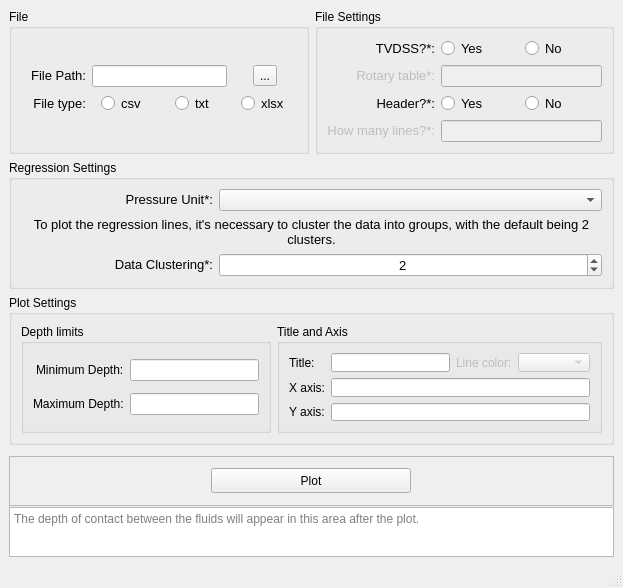
<?xml version="1.0" encoding="UTF-8"?>
<ui version="4.0">
 <class>plotTendenciaWindow</class>
 <widget class="QMainWindow" name="plotTendenciaWindow">
  <property name="geometry">
   <rect>
    <x>0</x>
    <y>0</y>
    <width>623</width>
    <height>588</height>
   </rect>
  </property>
  <property name="windowTitle">
   <string>Fluid Contact Determination</string>
  </property>
  <property name="windowIcon">
   <iconset>
    <normaloff>../../../../Documents/GitHub/Kraken/src/icon.ico</normaloff>../../../../Documents/GitHub/Kraken/src/icon.ico</iconset>
  </property>
  <widget class="QWidget" name="centralwidget">
   <layout class="QGridLayout" name="gridLayout">
    <item row="4" column="0" colspan="2">
     <widget class="QTextBrowser" name="outputAfterPlotted">
      <property name="maximumSize">
       <size>
        <width>16777215</width>
        <height>50</height>
       </size>
      </property>
      <property name="statusTip">
       <string>The depth of contact between the fluids will appear in this area after the plot.</string>
      </property>
      <property name="whatsThis">
       <string/>
      </property>
      <property name="html">
       <string>&lt;!DOCTYPE HTML PUBLIC &quot;-//W3C//DTD HTML 4.0//EN&quot; &quot;http://www.w3.org/TR/REC-html40/strict.dtd&quot;&gt;
&lt;html&gt;&lt;head&gt;&lt;meta name=&quot;qrichtext&quot; content=&quot;1&quot; /&gt;&lt;style type=&quot;text/css&quot;&gt;
p, li { white-space: pre-wrap; }
&lt;/style&gt;&lt;/head&gt;&lt;body style=&quot; font-family:'MS Shell Dlg 2'; font-size:8.25pt; font-weight:400; font-style:normal;&quot;&gt;
&lt;p align=&quot;center&quot; style=&quot;-qt-paragraph-type:empty; margin-top:0px; margin-bottom:0px; margin-left:0px; margin-right:0px; -qt-block-indent:0; text-indent:0px;&quot;&gt;&lt;br /&gt;&lt;/p&gt;&lt;/body&gt;&lt;/html&gt;</string>
      </property>
      <property name="placeholderText">
       <string>The depth of contact between the fluids will appear in this area after the plot.</string>
      </property>
     </widget>
    </item>
    <item row="1" column="0" colspan="2">
     <widget class="QGroupBox" name="groupBox_2">
      <property name="title">
       <string>Regression Settings</string>
      </property>
      <layout class="QHBoxLayout" name="horizontalLayout_7">
       <item>
        <layout class="QGridLayout" name="gridLayout_3">
         <item row="0" column="0">
          <widget class="QLabel" name="label_4">
           <property name="mouseTracking">
            <bool>true</bool>
           </property>
           <property name="styleSheet">
            <string notr="true">QLabel {
	border: None
}</string>
           </property>
           <property name="text">
            <string>&lt;html&gt;&lt;head/&gt;&lt;body&gt;&lt;p align=&quot;right&quot;&gt;&lt;span style=&quot; font-size:10pt;&quot;&gt;Pressure Unit*:&lt;/span&gt;&lt;/p&gt;&lt;/body&gt;&lt;/html&gt;</string>
           </property>
          </widget>
         </item>
         <item row="0" column="1" colspan="2">
          <widget class="QComboBox" name="inputPressureUnit">
           <property name="toolTip">
            <string>A unidade de pressão dos dados carregados.</string>
           </property>
          </widget>
         </item>
         <item row="2" column="0">
          <widget class="QLabel" name="label_5">
           <property name="mouseTracking">
            <bool>true</bool>
           </property>
           <property name="styleSheet">
            <string notr="true">QLabel {
	border: None
}</string>
           </property>
           <property name="text">
            <string>&lt;html&gt;&lt;head/&gt;&lt;body&gt;&lt;p align=&quot;right&quot;&gt;&lt;span style=&quot; font-size:10pt;&quot;&gt;Data Clustering*:&lt;/span&gt;&lt;/p&gt;&lt;/body&gt;&lt;/html&gt;</string>
           </property>
          </widget>
         </item>
         <item row="2" column="1" colspan="2">
          <widget class="QSpinBox" name="agrupamentoSpinBox">
           <property name="font">
            <font>
             <pointsize>10</pointsize>
            </font>
           </property>
           <property name="toolTip">
            <string>Agrupamentos (Cluster) dos dados.</string>
           </property>
           <property name="alignment">
            <set>Qt::AlignCenter</set>
           </property>
           <property name="prefix">
            <string/>
           </property>
           <property name="maximum">
            <number>5</number>
           </property>
           <property name="value">
            <number>2</number>
           </property>
          </widget>
         </item>
         <item row="1" column="0" colspan="3">
          <widget class="QLabel" name="label_6">
           <property name="maximumSize">
            <size>
             <width>16777215</width>
             <height>40</height>
            </size>
           </property>
           <property name="mouseTracking">
            <bool>true</bool>
           </property>
           <property name="styleSheet">
            <string notr="true">QLabel {
	border: None
}</string>
           </property>
           <property name="text">
            <string>&lt;html&gt;&lt;head/&gt;&lt;body&gt;&lt;p align=&quot;center&quot;&gt;&lt;span style=&quot; font-size:10pt;&quot;&gt;To plot the regression lines, it's necessary to cluster the data into groups, with the default being 2 clusters.&lt;/span&gt;&lt;/p&gt;&lt;/body&gt;&lt;/html&gt;</string>
           </property>
           <property name="wordWrap">
            <bool>true</bool>
           </property>
          </widget>
         </item>
        </layout>
       </item>
      </layout>
     </widget>
    </item>
    <item row="2" column="0" colspan="2">
     <widget class="QGroupBox" name="groupBox_5">
      <property name="title">
       <string>Plot Settings</string>
      </property>
      <layout class="QHBoxLayout" name="horizontalLayout_4">
       <item>
        <layout class="QHBoxLayout" name="horizontalLayout_2">
         <item>
          <widget class="QGroupBox" name="groupBox_8">
           <property name="maximumSize">
            <size>
             <width>250</width>
             <height>16777215</height>
            </size>
           </property>
           <property name="title">
            <string>Depth limits</string>
           </property>
           <layout class="QHBoxLayout" name="horizontalLayout_6">
            <item>
             <layout class="QGridLayout" name="gridLayout_6">
              <item row="0" column="0" alignment="Qt::AlignRight">
               <widget class="QLabel" name="label_11">
                <property name="font">
                 <font>
                  <pointsize>9</pointsize>
                 </font>
                </property>
                <property name="text">
                 <string>Minimum Depth:</string>
                </property>
               </widget>
              </item>
              <item row="0" column="1">
               <widget class="QLineEdit" name="inputProfMin"/>
              </item>
              <item row="1" column="0" alignment="Qt::AlignRight">
               <widget class="QLabel" name="label_13">
                <property name="font">
                 <font>
                  <pointsize>9</pointsize>
                 </font>
                </property>
                <property name="text">
                 <string>&lt;html&gt;&lt;head/&gt;&lt;body&gt;&lt;p&gt;Maximum Depth:&lt;/p&gt;&lt;/body&gt;&lt;/html&gt;</string>
                </property>
               </widget>
              </item>
              <item row="1" column="1">
               <widget class="QLineEdit" name="inputProfMax"/>
              </item>
             </layout>
            </item>
           </layout>
          </widget>
         </item>
         <item>
          <widget class="QGroupBox" name="groupBox_9">
           <property name="title">
            <string>Title and Axis</string>
           </property>
           <layout class="QHBoxLayout" name="horizontalLayout_5">
            <item>
             <layout class="QGridLayout" name="gridLayout_7">
              <item row="0" column="2">
               <widget class="QLabel" name="label_14">
                <property name="enabled">
                 <bool>false</bool>
                </property>
                <property name="font">
                 <font>
                  <pointsize>9</pointsize>
                 </font>
                </property>
                <property name="text">
                 <string>Line color:</string>
                </property>
               </widget>
              </item>
              <item row="2" column="0">
               <widget class="QLabel" name="label_15">
                <property name="font">
                 <font>
                  <pointsize>9</pointsize>
                 </font>
                </property>
                <property name="text">
                 <string>Y axis:</string>
                </property>
               </widget>
              </item>
              <item row="2" column="1" colspan="4">
               <widget class="QLineEdit" name="inputPlotYAxis"/>
              </item>
              <item row="0" column="0">
               <widget class="QLabel" name="label_16">
                <property name="font">
                 <font>
                  <pointsize>9</pointsize>
                 </font>
                </property>
                <property name="text">
                 <string>Title:</string>
                </property>
               </widget>
              </item>
              <item row="1" column="1" colspan="4">
               <widget class="QLineEdit" name="inputPlotXAxis"/>
              </item>
              <item row="0" column="1">
               <widget class="QLineEdit" name="inputPlotTitle">
                <property name="maximumSize">
                 <size>
                  <width>150</width>
                  <height>16777215</height>
                 </size>
                </property>
               </widget>
              </item>
              <item row="1" column="0">
               <widget class="QLabel" name="label_17">
                <property name="font">
                 <font>
                  <pointsize>9</pointsize>
                 </font>
                </property>
                <property name="text">
                 <string>X axis:</string>
                </property>
               </widget>
              </item>
              <item row="0" column="3" colspan="2">
               <widget class="QComboBox" name="lineColorComboBox">
                <property name="enabled">
                 <bool>false</bool>
                </property>
               </widget>
              </item>
             </layout>
            </item>
           </layout>
          </widget>
         </item>
        </layout>
       </item>
      </layout>
     </widget>
    </item>
    <item row="0" column="1">
     <widget class="QGroupBox" name="cotaRadioBtnGroupBox">
      <property name="title">
       <string>File Settings</string>
      </property>
      <layout class="QVBoxLayout" name="verticalLayout_2">
       <item>
        <layout class="QGridLayout" name="gridLayout_8">
         <item row="0" column="0">
          <widget class="QLabel" name="label_18">
           <property name="font">
            <font>
             <pointsize>10</pointsize>
            </font>
           </property>
           <property name="mouseTracking">
            <bool>true</bool>
           </property>
           <property name="statusTip">
            <string>Profundidade em cota é igual a mesa rotativa menos a profundidade medida.</string>
           </property>
           <property name="styleSheet">
            <string notr="true">QLabel {
	border: None
}</string>
           </property>
           <property name="text">
            <string>&lt;html&gt;&lt;head/&gt;&lt;body&gt;&lt;p align=&quot;right&quot;&gt;TVDSS?*:&lt;/p&gt;&lt;/body&gt;&lt;/html&gt;</string>
           </property>
          </widget>
         </item>
         <item row="0" column="1">
          <widget class="QRadioButton" name="cotaProfSim">
           <property name="font">
            <font>
             <pointsize>10</pointsize>
            </font>
           </property>
           <property name="text">
            <string>Yes</string>
           </property>
           <attribute name="buttonGroup">
            <string notr="true">cotaButtonGroup</string>
           </attribute>
          </widget>
         </item>
         <item row="1" column="1" colspan="2">
          <widget class="QLineEdit" name="inputMesaRotativa">
           <property name="enabled">
            <bool>false</bool>
           </property>
          </widget>
         </item>
         <item row="1" column="0">
          <widget class="QLabel" name="labelMesaRotativa">
           <property name="enabled">
            <bool>false</bool>
           </property>
           <property name="font">
            <font>
             <pointsize>10</pointsize>
            </font>
           </property>
           <property name="mouseTracking">
            <bool>true</bool>
           </property>
           <property name="statusTip">
            <string>Mesa rotativa é a altura da plataforma até a superfície do mar/superfície terrestre.</string>
           </property>
           <property name="styleSheet">
            <string notr="true">QLabel {
	border: None
}</string>
           </property>
           <property name="text">
            <string>&lt;html&gt;&lt;head/&gt;&lt;body&gt;&lt;p align=&quot;right&quot;&gt;Rotary table*:&lt;/p&gt;&lt;/body&gt;&lt;/html&gt;</string>
           </property>
          </widget>
         </item>
         <item row="2" column="0">
          <widget class="QLabel" name="label_19">
           <property name="font">
            <font>
             <pointsize>10</pointsize>
            </font>
           </property>
           <property name="mouseTracking">
            <bool>true</bool>
           </property>
           <property name="statusTip">
            <string>Se o arquivo possui cabeçalho. Comum em arquivos las e csv.</string>
           </property>
           <property name="styleSheet">
            <string notr="true">QLabel {
	border: None
}</string>
           </property>
           <property name="text">
            <string>&lt;html&gt;&lt;head/&gt;&lt;body&gt;&lt;p align=&quot;right&quot;&gt;Header?*:&lt;/p&gt;&lt;/body&gt;&lt;/html&gt;</string>
           </property>
          </widget>
         </item>
         <item row="2" column="2">
          <widget class="QRadioButton" name="headerNao">
           <property name="font">
            <font>
             <pointsize>10</pointsize>
            </font>
           </property>
           <property name="text">
            <string>No</string>
           </property>
           <attribute name="buttonGroup">
            <string notr="true">headerButtonGroup</string>
           </attribute>
          </widget>
         </item>
         <item row="3" column="0">
          <widget class="QLabel" name="labelHeaderLines">
           <property name="enabled">
            <bool>false</bool>
           </property>
           <property name="font">
            <font>
             <pointsize>10</pointsize>
            </font>
           </property>
           <property name="mouseTracking">
            <bool>true</bool>
           </property>
           <property name="statusTip">
            <string>Se houver cabeçalho, quantas linhas pular?</string>
           </property>
           <property name="styleSheet">
            <string notr="true">QLabel {
	border: None
}</string>
           </property>
           <property name="text">
            <string>&lt;html&gt;&lt;head/&gt;&lt;body&gt;&lt;p align=&quot;right&quot;&gt;How many lines?*:&lt;/p&gt;&lt;/body&gt;&lt;/html&gt;</string>
           </property>
          </widget>
         </item>
         <item row="2" column="1">
          <widget class="QRadioButton" name="headerSim">
           <property name="font">
            <font>
             <pointsize>10</pointsize>
            </font>
           </property>
           <property name="text">
            <string>Yes</string>
           </property>
           <attribute name="buttonGroup">
            <string notr="true">headerButtonGroup</string>
           </attribute>
          </widget>
         </item>
         <item row="3" column="1" colspan="2">
          <widget class="QLineEdit" name="inputHeaderLines">
           <property name="enabled">
            <bool>false</bool>
           </property>
          </widget>
         </item>
         <item row="0" column="2">
          <widget class="QRadioButton" name="cotaProfNao">
           <property name="font">
            <font>
             <pointsize>10</pointsize>
            </font>
           </property>
           <property name="text">
            <string>No</string>
           </property>
           <attribute name="buttonGroup">
            <string notr="true">cotaButtonGroup</string>
           </attribute>
          </widget>
         </item>
        </layout>
       </item>
      </layout>
     </widget>
    </item>
    <item row="0" column="0">
     <widget class="QGroupBox" name="selectFileGroupBox">
      <property name="title">
       <string>File</string>
      </property>
      <property name="flat">
       <bool>false</bool>
      </property>
      <property name="checkable">
       <bool>false</bool>
      </property>
      <layout class="QVBoxLayout" name="verticalLayout">
       <item>
        <layout class="QGridLayout" name="gridLayout_2">
         <item row="1" column="0">
          <widget class="QLabel" name="label_3">
           <property name="font">
            <font>
             <pointsize>10</pointsize>
            </font>
           </property>
           <property name="mouseTracking">
            <bool>true</bool>
           </property>
           <property name="styleSheet">
            <string notr="true">QLabel {
	border: None
}</string>
           </property>
           <property name="text">
            <string>&lt;html&gt;&lt;head/&gt;&lt;body&gt;&lt;p align=&quot;right&quot;&gt;File type:&lt;/p&gt;&lt;/body&gt;&lt;/html&gt;</string>
           </property>
          </widget>
         </item>
         <item row="1" column="1" alignment="Qt::AlignHCenter">
          <widget class="QRadioButton" name="csvRadioButton">
           <property name="font">
            <font>
             <pointsize>10</pointsize>
            </font>
           </property>
           <property name="toolTip">
            <string>&lt;html&gt;&lt;head/&gt;&lt;body&gt;&lt;p&gt;Arquivos &lt;span style=&quot; font-weight:700;&quot;&gt;C&lt;/span&gt;omma &lt;span style=&quot; font-weight:700;&quot;&gt;S&lt;/span&gt;eparated &lt;span style=&quot; font-weight:700;&quot;&gt;V&lt;/span&gt;alues (valores separados por vírgula) são arquivos comumente utilizados para armazenamento de dados.&lt;/p&gt;&lt;/body&gt;&lt;/html&gt;</string>
           </property>
           <property name="text">
            <string>csv</string>
           </property>
           <attribute name="buttonGroup">
            <string notr="true">fileButtonGroup</string>
           </attribute>
          </widget>
         </item>
         <item row="0" column="0">
          <widget class="QLabel" name="label_2">
           <property name="mouseTracking">
            <bool>true</bool>
           </property>
           <property name="styleSheet">
            <string notr="true">QLabel {
	border: None
}</string>
           </property>
           <property name="text">
            <string>&lt;html&gt;&lt;head/&gt;&lt;body&gt;&lt;p align=&quot;right&quot;&gt;&lt;span style=&quot; font-size:10pt;&quot;&gt;File Path:&lt;/span&gt;&lt;/p&gt;&lt;/body&gt;&lt;/html&gt;</string>
           </property>
          </widget>
         </item>
         <item row="1" column="3" alignment="Qt::AlignHCenter">
          <widget class="QRadioButton" name="xlsxRadioButton">
           <property name="enabled">
            <bool>true</bool>
           </property>
           <property name="font">
            <font>
             <pointsize>10</pointsize>
            </font>
           </property>
           <property name="toolTip">
            <string>&lt;html&gt;&lt;head/&gt;&lt;body&gt;&lt;p&gt;Um arquivo .xlsx é uma planilha eletrônica, como no Excel.&lt;/p&gt;&lt;/body&gt;&lt;/html&gt;</string>
           </property>
           <property name="text">
            <string>xlsx</string>
           </property>
           <attribute name="buttonGroup">
            <string notr="true">fileButtonGroup</string>
           </attribute>
          </widget>
         </item>
         <item row="1" column="2" alignment="Qt::AlignHCenter">
          <widget class="QRadioButton" name="txtRadioButton">
           <property name="font">
            <font>
             <pointsize>10</pointsize>
            </font>
           </property>
           <property name="toolTip">
            <string>&lt;html&gt;&lt;head/&gt;&lt;body&gt;&lt;p&gt;Arquivos de texto no geral. Lembre-se que nesse caso, os valores devem ser separados por tabulação (tab)&lt;/p&gt;&lt;/body&gt;&lt;/html&gt;</string>
           </property>
           <property name="text">
            <string>txt</string>
           </property>
           <attribute name="buttonGroup">
            <string notr="true">fileButtonGroup</string>
           </attribute>
          </widget>
         </item>
         <item row="0" column="1" colspan="2">
          <widget class="QLineEdit" name="fileLineEdit"/>
         </item>
         <item row="0" column="3" alignment="Qt::AlignHCenter">
          <widget class="QToolButton" name="filepathButton">
           <property name="text">
            <string>...</string>
           </property>
          </widget>
         </item>
        </layout>
       </item>
      </layout>
     </widget>
    </item>
    <item row="3" column="0" colspan="2">
     <widget class="QFrame" name="frame_4">
      <property name="minimumSize">
       <size>
        <width>100</width>
        <height>50</height>
       </size>
      </property>
      <property name="maximumSize">
       <size>
        <width>16777215</width>
        <height>40</height>
       </size>
      </property>
      <property name="frameShape">
       <enum>QFrame::StyledPanel</enum>
      </property>
      <property name="frameShadow">
       <enum>QFrame::Raised</enum>
      </property>
      <layout class="QHBoxLayout" name="horizontalLayout">
       <item>
        <widget class="QPushButton" name="tendenciaPlotBtn">
         <property name="sizePolicy">
          <sizepolicy hsizetype="Expanding" vsizetype="Fixed">
           <horstretch>0</horstretch>
           <verstretch>0</verstretch>
          </sizepolicy>
         </property>
         <property name="minimumSize">
          <size>
           <width>200</width>
           <height>25</height>
          </size>
         </property>
         <property name="maximumSize">
          <size>
           <width>200</width>
           <height>16777215</height>
          </size>
         </property>
         <property name="text">
          <string>Plot</string>
         </property>
        </widget>
       </item>
      </layout>
     </widget>
    </item>
   </layout>
  </widget>
  <widget class="QMenuBar" name="menubar">
   <property name="geometry">
    <rect>
     <x>0</x>
     <y>0</y>
     <width>623</width>
     <height>21</height>
    </rect>
   </property>
  </widget>
  <widget class="QStatusBar" name="statusbar"/>
 </widget>
 <tabstops>
  <tabstop>csvRadioButton</tabstop>
  <tabstop>txtRadioButton</tabstop>
  <tabstop>xlsxRadioButton</tabstop>
  <tabstop>cotaProfSim</tabstop>
  <tabstop>cotaProfNao</tabstop>
  <tabstop>inputMesaRotativa</tabstop>
  <tabstop>headerSim</tabstop>
  <tabstop>headerNao</tabstop>
  <tabstop>inputHeaderLines</tabstop>
  <tabstop>inputPressureUnit</tabstop>
  <tabstop>agrupamentoSpinBox</tabstop>
  <tabstop>inputProfMin</tabstop>
  <tabstop>inputProfMax</tabstop>
  <tabstop>inputPlotTitle</tabstop>
  <tabstop>inputPlotXAxis</tabstop>
  <tabstop>inputPlotYAxis</tabstop>
  <tabstop>lineColorComboBox</tabstop>
  <tabstop>tendenciaPlotBtn</tabstop>
  <tabstop>outputAfterPlotted</tabstop>
 </tabstops>
 <resources>
  <include location="../../main.qrc"/>
 </resources>
 <connections/>
 <buttongroups>
  <buttongroup name="fileButtonGroup"/>
  <buttongroup name="headerButtonGroup"/>
  <buttongroup name="cotaButtonGroup"/>
 </buttongroups>
</ui>
